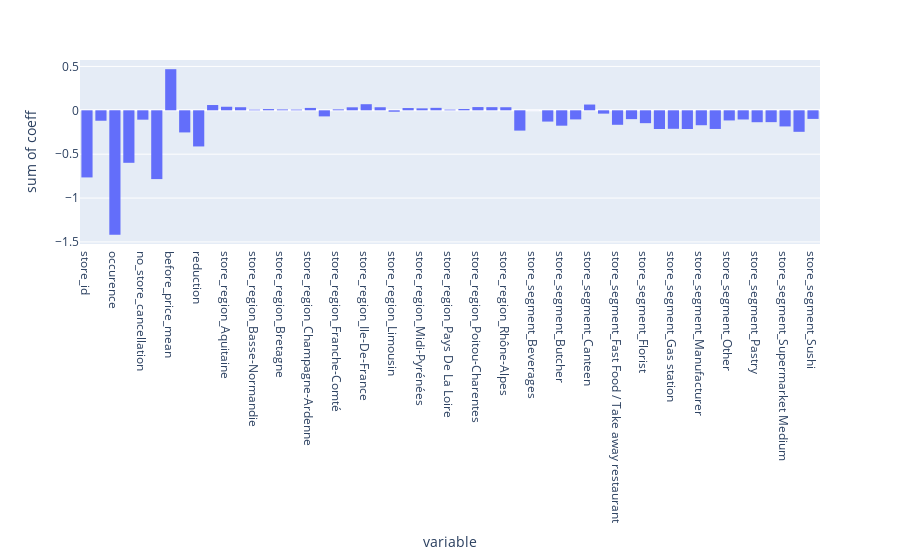

Notebook code cell kept with this figure:
### Code cell
px.histogram(pd.DataFrame([
    (X.columns[i], lin_reg.coef_[0][i]) for i in range(53)
                    ]).T.rename(index = {0 : 'variable', 1 : 'coeff'}).T, x = 'variable', y = 'coeff', histfunc = 'sum'
            ).show()

print('MSE :', mean_squared_error(y_test, y_pred))

### Figure 1 — Plotly figure (JSON) as saved in the notebook; plotly's stock layout.template omitted (floating-point values rounded to 4 significant figures)
{"data": [{"alignmentgroup": "True", "bingroup": "x", "histfunc": "sum", "hovertemplate": "variable=%{x}<br>sum of coeff=%{y}<extra></extra>", "legendgroup": "", "marker": {"color": "#636efa"}, "name": "", "offsetgroup": "", "orientation": "v", "showlegend": false, "type": "histogram", "x": ["store_id", "parent_chain_id", "occurence", "no_meals_refunded", "no_store_cancellation", "no_consumer_cancellation", "before_price_mean", "price_mean", "reduction", "store_region_Alsace", "store_region_Aquitaine", "store_region_Auvergne", "store_region_Basse-Normandie", "store_region_Bourgogne", "store_region_Bretagne", "store_region_Centre - Val De Loire", "store_region_Champagne-Ardenne", "store_region_Corse", "store_region_Franche-Comté", "store_region_Haute-Normandie", "store_region_Ile-De-France", "store_region_Languedoc-Roussillon", "store_region_Limousin", "store_region_Lorraine", "store_region_Midi-Pyrénées", "store_region_Nord-Pas De Calais", "store_region_Pays De La Loire", "store_region_Picardie", "store_region_Poitou-Charentes", "store_region_Provence-Alpes-Côte D’Azur", "store_region_Rhône-Alpes", "store_segment_Bakery", "store_segment_Beverages", "store_segment_Buffet", "store_segment_Butcher", "store_segment_Cafeteria", "store_segment_Canteen", "store_segment_Caterer", "store_segment_Fast Food / Take away restaurant", "store_segment_Fish shop", "store_segment_Florist", "store_segment_Fruits & vegetables store", "store_segment_Gas station", "store_segment_Hotel", "store_segment_Manufacturer", "store_segment_Market stall", "store_segment_Other", "store_segment_Other Specialists", "store_segment_Pastry", "store_segment_Supermarket Big", "store_segment_Supermarket Medium", "store_segment_Supermarket Small", "store_segment_Sushi"], "xaxis": "x", "y": [-0.765, -0.1189, -1.419, -0.5982, -0.1067, -0.7839, 0.4684, -0.2522, -0.4119, 0.06004, 0.04048, 0.03505, 0.00725, 0.01408, 0.009803, 0.007998, 0.02702, -0.06936, 0.01047, 0.03414, 0.06941, 0.03482, -0.01636, 0.02568, 0.0223, 0.02795, 0.00764, 0.01493, 0.03675, 0.03582, 0.03492, -0.2313, 0.0006273, -0.1285, -0.1752, -0.1037, 0.0657, -0.03796, -0.1651, -0.1006, -0.1467, -0.2131, -0.2108, -0.2132, -0.1701, -0.2125, -0.1156, -0.1047, -0.1358, -0.1351, -0.1839, -0.2451, -0.09791], "yaxis": "y"}], "layout": {"barmode": "relative", "legend": {"tracegroupgap": 0}, "margin": {"t": 60}, "xaxis": {"anchor": "y", "domain": [0, 1], "title": {"text": "variable"}}, "yaxis": {"anchor": "x", "domain": [0, 1], "title": {"text": "sum of coeff"}}}}
